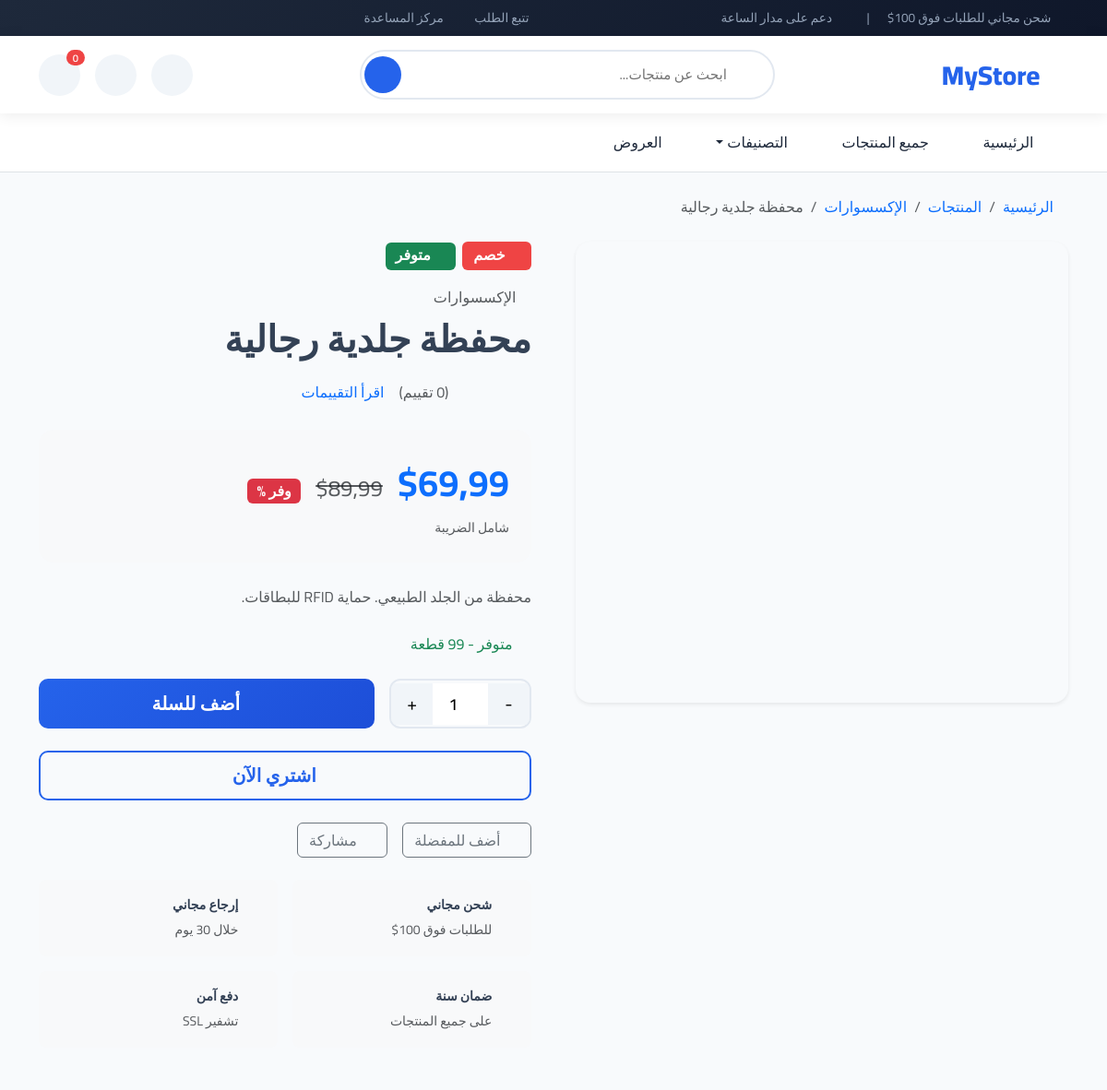
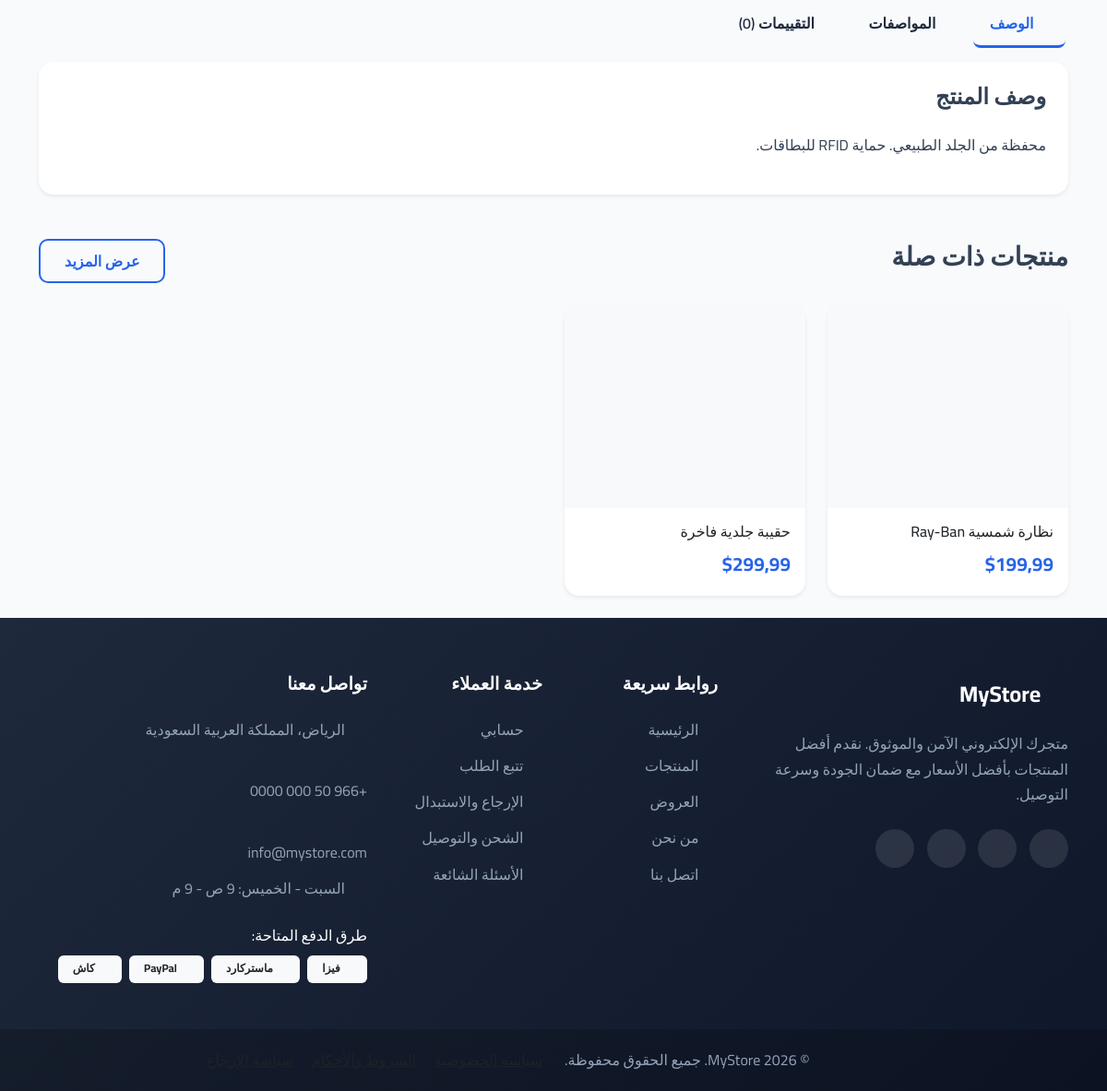
/product/mens-leather-wallet/ (signed in), run on the app's committed database (2 pictures, top to bottom).
### products/models.py (models this page shows, shortened)
class Product(models.Model):
    id = models.UUIDField(primary_key=True, default=uuid.uuid4, editable=False)
    name = models.CharField(max_length=200)
    slug = models.SlugField(max_length=200, unique=True, blank=True)
    description = models.TextField()
    price = models.DecimalField(
        max_digits=10,
        decimal_places=2,
        validators=[MinValueValidator(Decimal('0.01'))]
    )
    discount_price = models.DecimalField(
        max_digits=10,
        decimal_places=2,
        null=True,
        blank=True,
        validators=[MinValueValidator(Decimal('0.00'))]
    )
    category = models.ForeignKey(
        Category,
        on_delete=models.SET_NULL,
        null=True,
        related_name='products'
    )
    stock = models.PositiveIntegerField(
        default=0,
        validators=[MaxValueValidator(999999)]
    )
    image = models.ImageField(upload_to=secure_image_path, blank=True, null=True)
    is_active = models.BooleanField(default=True)
    is_featured = models.BooleanField(default=False)
    created_by = models.ForeignKey(
        User,
        on_delete=models.SET_NULL,
        null=True,
        related_name='products_created'
    )
    created_at = models.DateTimeField(auto_now_add=True)
    updated_at = models.DateTimeField(auto_now=True)
    class Meta:
        ordering = ['-created_at']
        indexes = [
            models.Index(fields=['slug']),
            models.Index(fields=['is_active', 'is_featured']),
        ]
    @property
    def final_price(self):
        if self.discount_price and self.discount_price < self.price:
            return self.discount_price
        return self.price
    @property
    def is_in_stock(self):
        return self.stock > 0

class Category(models.Model):
    name = models.CharField(max_length=100, unique=True)
    slug = models.SlugField(max_length=100, unique=True, blank=True)
    description = models.TextField(blank=True)
    image = models.ImageField(upload_to=secure_image_path, blank=True, null=True)
    parent = models.ForeignKey(
        'self',
        on_delete=models.CASCADE,
        null=True,
        blank=True,
        related_name='children'
    )
    is_active = models.BooleanField(default=True)
    created_at = models.DateTimeField(auto_now_add=True)
    updated_at = models.DateTimeField(auto_now=True)
    class Meta:
        verbose_name_plural = 'Categories'
        ordering = ['name']

### products/views.py (the view)
# urls.py: path('product/<slug:slug>/', views.ProductDetailView.as_view(), name='product_detail'),
class ProductDetailView(DetailView):
    model = Product
    template_name = 'products/product_detail.html'
    context_object_name = 'product'
    slug_url_kwarg = 'slug'
    def get_queryset(self):
        return Product.objects.filter(is_active=True).select_related('category')
    def get_context_data(self, **kwargs):
        context = super().get_context_data(**kwargs)
        product = self.object
        context['reviews'] = product.reviews.filter(
            is_approved=True
        ).select_related('user').order_by('-created_at')[:10]
        context['avg_rating'] = product.reviews.filter(
            is_approved=True
        ).aggregate(avg=Avg('rating'))['avg'] or 0
        if self.request.user.is_authenticated:
            existing_review = product.reviews.filter(user=self.request.user).exists()
            if not existing_review:
                context['review_form'] = ReviewForm()
        context['related_products'] = Product.objects.filter(
            category=product.category,
            is_active=True
        ).exclude(id=product.id)[:4]
        return context

### products/forms.py (shortened to what this page needs)
class ReviewForm(forms.ModelForm):
    title = SecureCharField(max_length=100)
    comment = SecureTextarea(max_length=1000)
    class Meta:
        model = Review
        fields = ['rating', 'title', 'comment']
        widgets = {
            'rating': forms.RadioSelect(choices=[(i, str(i)) for i in range(1, 6)]),
        }

### templates/products/product_detail.html (shortened to what this page needs)
{% extends 'base.html' %}
{% block content %}
<div class="container">
    <nav aria-label="breadcrumb" class="mb-4">
        <ol class="breadcrumb">
            <li class="breadcrumb-item"><a href="{% url 'products:home' %}" class="text-decoration-none"><i class="bi bi-house"></i> الرئيسية</a></li>
            <li class="breadcrumb-item"><a href="{% url 'products:product_list' %}" class="text-decoration-none">المنتجات</a></li>
            {% if product.category %}
            <li class="breadcrumb-item"><a href="{% url 'products:category_products' product.category.slug %}" class="text-decoration-none">{{ product.category.name }}</a></li>
            {% endif %}
            <li class="breadcrumb-item active">{{ product.name|truncatechars:30 }}</li>
        </ol>
    </nav>
    <div class="row g-5">
        <div class="col-lg-6">
            <div class="product-gallery">
                <div class="main-image shadow-sm">
                    {% if product.image %}
                    <img src="{{ product.image.url }}" alt="{{ product.name }}" id="main-product-image">
                    {% else %}
                    <div class="d-flex align-items-center justify-content-center h-100" style="min-height: 500px;">
                        <i class="bi bi-image text-muted" style="font-size: 8rem;"></i>
                    </div>
                    {% endif %}
                </div>
            </div>
        </div>
        <div class="col-lg-6">
            <div class="product-info">
                <div class="mb-3">
                    {% if product.discount_price %}
                    <span class="badge badge-sale fs-6"><i class="bi bi-percent me-1"></i>خصم</span>
                    {% endif %}
                    {% if product.is_in_stock %}
                    <span class="badge bg-success fs-6 ms-1"><i class="bi bi-check-circle me-1"></i>متوفر</span>
                    {% else %}
                    <span class="badge bg-danger fs-6 ms-1"><i class="bi bi-x-circle me-1"></i>نفذ</span>
                    {% endif %}
                </div>
                {% if product.category %}
                <a href="{% url 'products:category_products' product.category.slug %}" class="text-muted text-decoration-none">
                    <i class="bi bi-tag me-1"></i>{{ product.category.name }}
                </a>
                {% endif %}
                <h1 class="fw-bold mt-2 mb-3">{{ product.name }}</h1>
                <div class="d-flex align-items-center gap-3 mb-4">
                    <div class="rating fs-5">
                        {% with avg=product.average_rating|default:0 %}
                        {% for i in "12345" %}
                            {% if forloop.counter <= avg %}
                            <i class="bi bi-star-fill"></i>
                            {% elif forloop.counter|add:"-1" < avg and avg < forloop.counter %}
                            <i class="bi bi-star-half"></i>
                            {% else %}
                            <i class="bi bi-star"></i>
                            {% endif %}
                        {% endfor %}
                        {% endwith %}
                    </div>
                    <span class="text-muted">({{ product.reviews.count }} تقييم)</span>
                    <a href="#reviews" class="text-primary text-decoration-none">اقرأ التقييمات</a>
                </div>
                <div class="mb-4 p-4 bg-light rounded-4">
                    <div class="d-flex align-items-baseline gap-3">
                        <span class="fs-1 fw-bold text-primary">${{ product.final_price }}</span>
                        {% if product.discount_price %}
                        <span class="fs-4 text-decoration-line-through text-muted">${{ product.price }}</span>
                        <span class="badge bg-danger fs-6">
                            وفر {{ product.discount_percentage|floatformat:0 }}%
                        </span>
                        {% endif %}
                    </div>
                    <small class="text-muted">شامل الضريبة</small>
                </div>
                <p class="text-muted mb-4">{{ product.description|truncatewords:50 }}</p>
                {% if product.is_in_stock %}
                <div class="d-flex align-items-center gap-2 mb-4 text-success">
                    <i class="bi bi-check-circle-fill"></i>
                    <span>متوفر - {{ product.stock }} قطعة</span>
                </div>
                {% else %}
                <div class="d-flex align-items-center gap-2 mb-4 text-danger">
                    <i class="bi bi-x-circle-fill"></i>
                    <span>غير متوفر حالياً</span>
                </div>
                {% endif %}
                {% if product.is_in_stock %}
                <div class="d-flex flex-wrap gap-3 mb-4">
                    <div class="quantity-selector">
                        <button type="button" onclick="changeQuantity(-1)">-</button>
                        <input type="number" id="quantity" value="1" min="1" max="{{ product.stock }}">
                        <button type="button" onclick="changeQuantity(1)">+</button>
                    </div>
                    <button class="btn btn-primary btn-lg flex-grow-1" id="add-to-cart-btn" data-product-id="{{ product.id }}">
                        <i class="bi bi-bag-plus me-2"></i>أضف للسلة
                    </button>
                </div>
                <button class="btn btn-outline-primary btn-lg w-100 mb-4" id="buy-now-btn" data-product-id="{{ product.id }}">
                    <i class="bi bi-lightning me-2"></i>اشتري الآن
                </button>
                {% endif %}
                <div class="d-flex gap-3 mb-4">
                    <button class="btn btn-outline-secondary" id="wishlist-btn" data-product-id="{{ product.id }}">
                        <i class="bi bi-heart me-2"></i>أضف للمفضلة
                    </button>
                    <button class="btn btn-outline-secondary" onclick="shareProduct()">
                        <i class="bi bi-share me-2"></i>مشاركة
                    </button>
                </div>
                <div class="row g-3">
                    <div class="col-6">
                        <div class="d-flex align-items-center gap-2 p-3 bg-light rounded-3">
                            <i class="bi bi-truck text-primary fs-4"></i>
                            <div>
                                <small class="fw-semibold d-block">شحن مجاني</small>
                                <small class="text-muted">للطلبات فوق 100$</small>
                            </div>
                        </div>
                    </div>
                    <div class="col-6">
                        <div class="d-flex align-items-center gap-2 p-3 bg-light rounded-3">
                            <i class="bi bi-arrow-repeat text-primary fs-4"></i>
                            <div>
                                <small class="fw-semibold d-block">إرجاع مجاني</small>
                                <small class="text-muted">خلال 30 يوم</small>
                            </div>
                        </div>
                    </div>
                    <div class="col-6">
                        <div class="d-flex align-items-center gap-2 p-3 bg-light rounded-3">
                            <i class="bi bi-shield-check text-primary fs-4"></i>
                            <div>
                                <small class="fw-semibold d-block">ضمان سنة</small>
                                <small class="text-muted">على جميع المنتجات</small>
                            </div>
                        </div>
                    </div>
                    <div class="col-6">
                        <div class="d-flex align-items-center gap-2 p-3 bg-light rounded-3">
                            <i class="bi bi-credit-card text-primary fs-4"></i>
                            <div>
                                <small class="fw-semibold d-block">دفع آمن</small>
                                <small class="text-muted">تشفير SSL</small>
                            </div>
                        </div>
                    </div>
                </div>
            </div>
        </div>
    </div>
    <div class="mt-5">
        <ul class="nav nav-tabs product-tabs border-0" role="tablist">
            <li class="nav-item">
                <button class="nav-link active" data-bs-toggle="tab" data-bs-target="#description">
                    <i class="bi bi-file-text me-1"></i>الوصف
                </button>
            </li>
            <li class="nav-item">
                <button class="nav-link" data-bs-toggle="tab" data-bs-target="#specifications">
                    <i class="bi bi-list-check me-1"></i>المواصفات
                </button>
            </li>
            <li class="nav-item">
                <button class="nav-link" data-bs-toggle="tab" data-bs-target="#reviews" id="reviews">
                    <i class="bi bi-star me-1"></i>التقييمات ({{ product.reviews.count }})
                </button>
            </li>
        </ul>
        <div class="tab-content bg-white rounded-4 shadow-sm p-4 mt-3">
            <div class="tab-pane fade show active" id="description">
                <div class="row">
                    <div class="col-lg-8">
                        <h4 class="fw-bold mb-4">وصف المنتج</h4>
                        <div class="product-description">
                            {{ product.description|linebreaks }}
                        </div>
                    </div>
                </div>
            </div>
        </div>
    </div>
    {% if related_products %}
    <section class="mt-5">
        <div class="d-flex justify-content-between align-items-center mb-4">
            <h3 class="fw-bold">منتجات ذات صلة</h3>
            <a href="{% url 'products:product_list' %}" class="btn btn-outline-primary">عرض المزيد</a>
        </div>
        <div class="row g-4">
            {% for related in related_products %}
            <div class="col-lg-3 col-md-4 col-6">
                <div class="card product-card shadow-sm h-100">
                    <a href="{% url 'products:product_detail' related.slug %}">
                        {% if related.image %}
                        <img src="{{ related.image.url }}" class="card-img-top" alt="{{ related.name }}">
                        {% else %}
                        <div class="card-img-top bg-light d-flex align-items-center justify-content-center">
                            <i class="bi bi-image text-muted" style="font-size: 3rem;"></i>
                        </div>
                        {% endif %}
                    </a>
                    <div class="card-body">
                        <h6 class="card-title">
                            <a href="{% url 'products:product_detail' related.slug %}" class="text-decoration-none text-dark">
                                {{ related.name|truncatechars:35 }}
                            </a>
                        </h6>
                        <span class="product-price">${{ related.final_price }}</span>
                    </div>
                </div>
            </div>
            {% endfor %}
        </div>
    </section>
    {% endif %}
</div>
{% endblock %}

### data on the page
Product: category.name "الإكسسوارات", name "محفظة جلدية رجالية", reviews.count "0", final_price "69,99", price "89,99", description "محفظة من الجلد الطبيعي. حماية RFID للبطاقات."
Product: name "نظارة شمسية Ray-Ban", final_price "199,99"
Product: name "حقيبة جلدية فاخرة", final_price "299,99"
